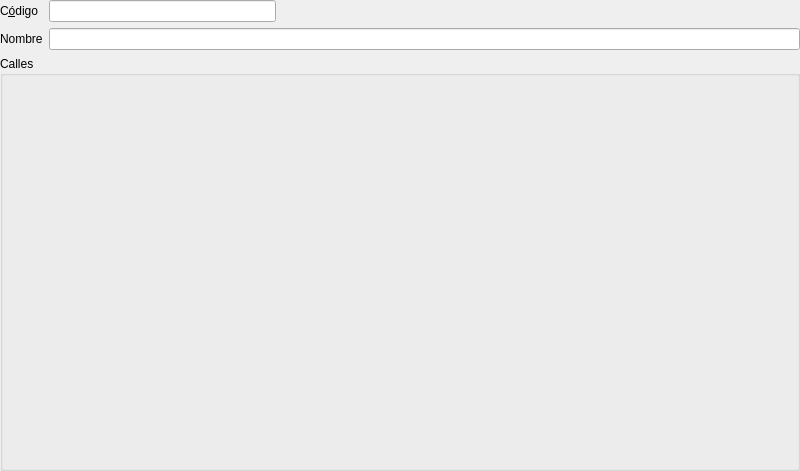
<?xml version="1.0" encoding="UTF-8"?>
<ui version="4.0">
 <class>Form</class>
 <widget class="QWidget" name="Form">
  <property name="geometry">
   <rect>
    <x>0</x>
    <y>0</y>
    <width>800</width>
    <height>471</height>
   </rect>
  </property>
  <property name="windowTitle">
   <string>Form</string>
  </property>
  <property name="tableName" stdset="0">
   <string>almacenes</string>
  </property>
  <layout class="QGridLayout" name="gridLayout">
   <property name="leftMargin">
    <number>0</number>
   </property>
   <property name="topMargin">
    <number>0</number>
   </property>
   <property name="rightMargin">
    <number>0</number>
   </property>
   <property name="bottomMargin">
    <number>0</number>
   </property>
   <item row="0" column="0">
    <widget class="QLabel" name="label_2">
     <property name="text">
      <string>C&amp;ódigo</string>
     </property>
     <property name="buddy">
      <cstring>db_codigo</cstring>
     </property>
    </widget>
   </item>
   <item row="0" column="1">
    <widget class="DBLineEdit" name="db_codigo">
     <property name="fieldName" stdset="0">
      <string>codigo</string>
     </property>
     <property name="dataEditable" stdset="0">
      <bool>true</bool>
     </property>
    </widget>
   </item>
   <item row="0" column="2" colspan="2">
    <spacer name="horizontalSpacer">
     <property name="orientation">
      <enum>Qt::Horizontal</enum>
     </property>
     <property name="sizeHint" stdset="0">
      <size>
       <width>518</width>
       <height>20</height>
      </size>
     </property>
    </spacer>
   </item>
   <item row="1" column="0">
    <widget class="QLabel" name="label_3">
     <property name="text">
      <string>Nombre</string>
     </property>
     <property name="buddy">
      <cstring>db_nombre</cstring>
     </property>
    </widget>
   </item>
   <item row="1" column="1" colspan="3">
    <widget class="DBLineEdit" name="db_nombre">
     <property name="fieldName" stdset="0">
      <string>nombre</string>
     </property>
     <property name="dataEditable" stdset="0">
      <bool>true</bool>
     </property>
    </widget>
   </item>
   <item row="2" column="0" colspan="4">
    <widget class="QGroupBox" name="groupBox">
     <property name="title">
      <string>Calles</string>
     </property>
     <layout class="QHBoxLayout" name="horizontalLayout">
      <item>
       <widget class="DBDetailView" name="dbDetailView" native="true">
        <property name="relationName" stdset="0">
         <string>almacenescalles</string>
        </property>
        <property name="dataEditable" stdset="0">
         <bool>true</bool>
        </property>
       </widget>
      </item>
     </layout>
    </widget>
   </item>
  </layout>
 </widget>
 <customwidgets>
  <customwidget>
   <class>DBDetailView</class>
   <extends>QWidget</extends>
   <header>widgets/dbdetailview.h</header>
  </customwidget>
  <customwidget>
   <class>DBLineEdit</class>
   <extends>QLineEdit</extends>
   <header>widgets/dblineedit.h</header>
  </customwidget>
 </customwidgets>
 <tabstops>
  <tabstop>db_codigo</tabstop>
  <tabstop>db_nombre</tabstop>
 </tabstops>
 <resources/>
 <connections/>
</ui>
